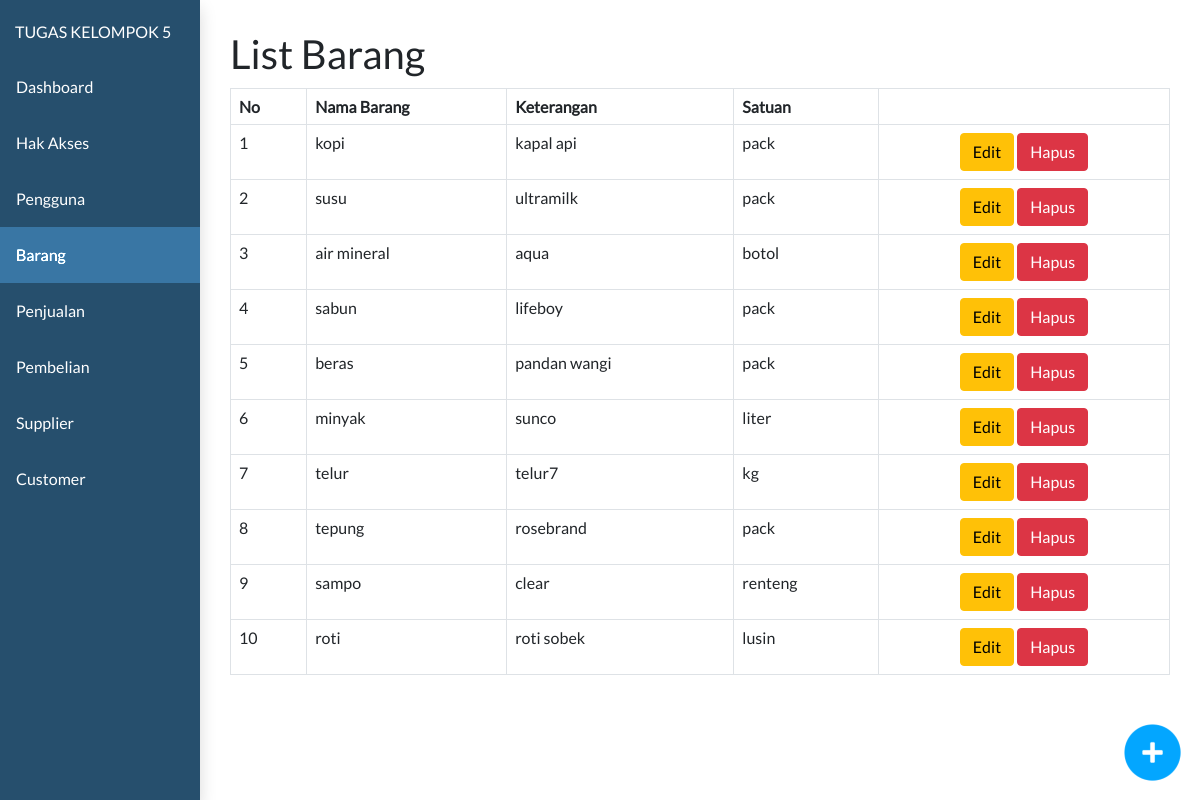
The app's page /toko/admin.php?page=barang&subpage=barang-list with its own data.
### tables this page shows
CREATE TABLE `barang` (
  `id_barang` int(11) NOT NULL,
  `nama_barang` varchar(255) DEFAULT NULL,
  `keterangan` text DEFAULT NULL,
  `satuan` varchar(20) DEFAULT NULL,
  `id_pengguna` int(11) DEFAULT NULL
);

### toko/controller/barang_controller.php (called while the page is built, shortened)
<?php
require_once "controller/base_controller.php";
class BarangController {
    function callmodel(){
        $baseController = new BaseController();
    }
    function barang_list(){
        $model = new model;
        $barang_list = $model->select("barang");
        return $barang_list;
    }
}
?>

### toko/model/model.php (called while the page is built, shortened)
<?php
class model {
    function select($table){
        require "koneksi.php";
        $data = mysqli_query($connect, "SELECT * FROM $table");
        $dataarray = array();
            while($row = mysqli_fetch_assoc($data)){
                $dataarray[] = $row;
            }
        return $dataarray;
    }
}
?>

### toko/view/barang/barang-list.php (the view, shortened to what this page needs)
<?php
require_once "controller/barang_controller.php";
$barangController = new BarangController();
$barangController->callasset();
$barang_list = $barangController->barang_list();
?>
<html>
<head>
</head>
<div class="clm-12 np">
  <div class="container-full" id="daftarproduk">
    <h1>List Barang</h1>
    <table class="table table-bordered" style="margin-top:10px">
      <?php if ($barang_list != null) : ?>
        <thead>
          <th>No</th>
          <th>Nama Barang</th>
          <th>Keterangan</th>
          <th>Satuan</th>
          <th></th>
        </thead>
        <?php $no = 1;
        foreach ($barang_list as  $barang) : ?>
          <tr>
            <td><?php echo $no;
                $no++ ?></td>
            <td style="width:200px"><?php echo $barang['nama_barang'] ?></td>
            <td><?php echo $barang['keterangan'] ?></td>
            <td><?php echo $barang['satuan'] ?></td>
            <td class="text-center">
              <a href="submit.php?barang-edit=<?php echo $barang['id_barang'] ?>"><button class="btn btn-warning">Edit</button></a>
              <a href="submit.php?barang-delete=<?php echo $barang['id_barang'] ?>"><button class="btn btn-danger">Hapus</button></a>
            </td>
          </tr>
        <?php endforeach ?>
      <?php else : ?>
        <tr>
          <td colspan="7" style="text-align:center">Tidak Ada Data.</td>
        </tr>
      <?php endif ?>
    </table>
  </div>
</div>
<div class="fly-right">
  <a href="?page=barang&&subpage=barang-detail">
    <img src="assets/img/add_blue.png" class="flyitem" style="width:65px; height:65px;">
  </a>
</div>
</html>

### toko/assets/css/style.css (style rules this page uses)
* { font-family: 'lato'; margin: 0px; }
.clm-1, .clm-2, .clm-3, .clm-4, .clm-5, .clm-6, .clm-7, .clm-8, .clm-9, .clm-10, .clm-11, .clm-12 { float:left; padding:10px; box-sizing: border-box; }
.clm-12 { width:100%; }
.container-full { width: 100%; padding:15px;; margin-left: auto; margin-right: auto; box-sizing: border-box; float:left; }
.np { padding:0px; }
.fly-right { position: fixed; bottom:0px; right: 0px; float: left; padding: 15px; }

### records on screen
barang: nama_barang "kopi", keterangan "kapal api", satuan "pack"
barang: nama_barang "susu", keterangan "ultramilk", satuan "pack"
barang: nama_barang "air mineral", keterangan "aqua", satuan "botol"
barang: nama_barang "sabun", keterangan "lifeboy", satuan "pack"
barang: nama_barang "beras", keterangan "pandan wangi", satuan "pack"
barang: nama_barang "minyak", keterangan "sunco", satuan "liter"
barang: nama_barang "telur", keterangan "telur7", satuan "kg"
barang: nama_barang "tepung", keterangan "rosebrand", satuan "pack"
barang: nama_barang "sampo", keterangan "clear", satuan "renteng"
barang: nama_barang "roti", keterangan "roti sobek", satuan "lusin"
